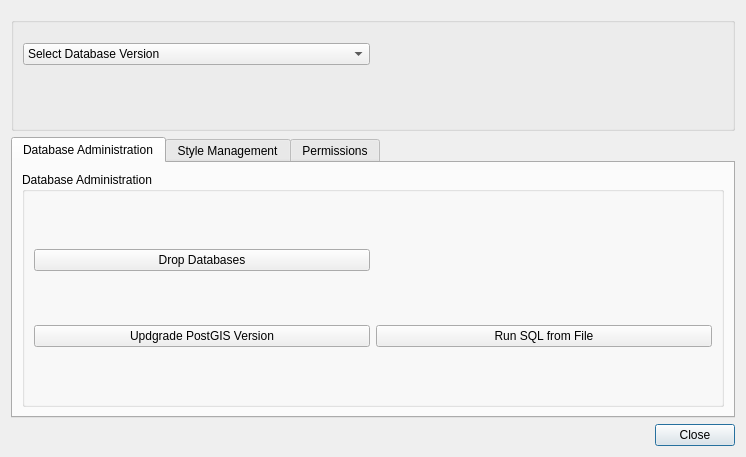
<?xml version="1.0" encoding="UTF-8"?>
<ui version="4.0">
 <class>BatchDbManager</class>
 <widget class="QDialog" name="BatchDbManager">
  <property name="geometry">
   <rect>
    <x>0</x>
    <y>0</y>
    <width>746</width>
    <height>457</height>
   </rect>
  </property>
  <property name="sizePolicy">
   <sizepolicy hsizetype="Preferred" vsizetype="MinimumExpanding">
    <horstretch>0</horstretch>
    <verstretch>0</verstretch>
   </sizepolicy>
  </property>
  <property name="windowTitle">
   <string>Manage Databases from a Server</string>
  </property>
  <layout class="QGridLayout" name="gridLayout_8">
   <item row="3" column="0">
    <layout class="QGridLayout" name="gridLayout">
     <item row="0" column="1">
      <widget class="QPushButton" name="closePushButton">
       <property name="text">
        <string>Close</string>
       </property>
      </widget>
     </item>
     <item row="0" column="0">
      <spacer name="horizontalSpacer">
       <property name="orientation">
        <enum>Qt::Horizontal</enum>
       </property>
       <property name="sizeHint" stdset="0">
        <size>
         <width>556</width>
         <height>20</height>
        </size>
       </property>
      </spacer>
     </item>
    </layout>
   </item>
   <item row="1" column="0">
    <widget class="QgsCollapsibleGroupBox" name="mGroupBox">
     <property name="sizePolicy">
      <sizepolicy hsizetype="MinimumExpanding" vsizetype="Maximum">
       <horstretch>0</horstretch>
       <verstretch>0</verstretch>
      </sizepolicy>
     </property>
     <property name="maximumSize">
      <size>
       <width>16777215</width>
       <height>400</height>
      </size>
     </property>
     <property name="toolTip">
      <string>Click to hide database selection</string>
     </property>
     <property name="saveCollapsedState" stdset="0">
      <bool>false</bool>
     </property>
     <layout class="QGridLayout" name="gridLayout_12">
      <property name="topMargin">
       <number>20</number>
      </property>
      <item row="0" column="0">
       <widget class="QComboBox" name="edgvComboFilter">
        <property name="sizePolicy">
         <sizepolicy hsizetype="MinimumExpanding" vsizetype="Fixed">
          <horstretch>0</horstretch>
          <verstretch>0</verstretch>
         </sizepolicy>
        </property>
        <item>
         <property name="text">
          <string>Select Database Version</string>
         </property>
        </item>
        <item>
         <property name="text">
          <string>Load Database Model EDGV Version 2.1.3</string>
         </property>
        </item>
        <item>
         <property name="text">
          <string>Load Database Model EDGV Version 2.1.3 Pro</string>
         </property>
        </item>
        <item>
         <property name="text">
          <string>Load Database Model EDGV Version 3.0</string>
         </property>
        </item>
        <item>
         <property name="text">
          <string>Load Database Model EDGV Version 3.0 Pro</string>
         </property>
        </item>
        <item>
         <property name="text">
          <string>Load Database Model EDGV Version FTer_2a_Ed</string>
         </property>
        </item>
        <item>
         <property name="text">
          <string>Load Other Database Models</string>
         </property>
        </item>
       </widget>
      </item>
      <item row="0" column="1">
       <spacer name="horizontalSpacer_2">
        <property name="orientation">
         <enum>Qt::Horizontal</enum>
        </property>
        <property name="sizeType">
         <enum>QSizePolicy::MinimumExpanding</enum>
        </property>
        <property name="sizeHint" stdset="0">
         <size>
          <width>200</width>
          <height>20</height>
         </size>
        </property>
       </spacer>
      </item>
      <item row="1" column="0" colspan="2">
       <widget class="CustomSelector" name="dbsCustomSelector" native="true">
        <property name="sizePolicy">
         <sizepolicy hsizetype="MinimumExpanding" vsizetype="MinimumExpanding">
          <horstretch>0</horstretch>
          <verstretch>0</verstretch>
         </sizepolicy>
        </property>
       </widget>
      </item>
     </layout>
    </widget>
   </item>
   <item row="0" column="0">
    <widget class="ExploreServerWidget" name="serverWidget" native="true">
     <property name="sizePolicy">
      <sizepolicy hsizetype="Preferred" vsizetype="Fixed">
       <horstretch>0</horstretch>
       <verstretch>0</verstretch>
      </sizepolicy>
     </property>
    </widget>
   </item>
   <item row="2" column="0">
    <widget class="QTabWidget" name="tabWidget">
     <property name="sizePolicy">
      <sizepolicy hsizetype="Expanding" vsizetype="Preferred">
       <horstretch>0</horstretch>
       <verstretch>0</verstretch>
      </sizepolicy>
     </property>
     <property name="maximumSize">
      <size>
       <width>500000</width>
       <height>500000</height>
      </size>
     </property>
     <property name="currentIndex">
      <number>0</number>
     </property>
     <widget class="QWidget" name="dbAdmin">
      <attribute name="title">
       <string>Database Administration</string>
      </attribute>
      <layout class="QGridLayout" name="gridLayout_3">
       <item row="0" column="0">
        <widget class="QGroupBox" name="groupBox_3">
         <property name="sizePolicy">
          <sizepolicy hsizetype="Preferred" vsizetype="Preferred">
           <horstretch>0</horstretch>
           <verstretch>0</verstretch>
          </sizepolicy>
         </property>
         <property name="maximumSize">
          <size>
           <width>16777215</width>
           <height>16777215</height>
          </size>
         </property>
         <property name="title">
          <string>Database Administration</string>
         </property>
         <layout class="QGridLayout" name="gridLayout_7">
          <item row="0" column="0">
           <widget class="QPushButton" name="dropDatabasePushButton">
            <property name="text">
             <string>Drop Databases</string>
            </property>
           </widget>
          </item>
          <item row="1" column="0">
           <widget class="QPushButton" name="upgradePostgisPushButton">
            <property name="text">
             <string>Updgrade PostGIS Version</string>
            </property>
           </widget>
          </item>
          <item row="1" column="1">
           <widget class="QPushButton" name="customizeFromSQLFilePushButton">
            <property name="text">
             <string>Run SQL from File</string>
            </property>
           </widget>
          </item>
         </layout>
        </widget>
       </item>
      </layout>
     </widget>
     <widget class="QWidget" name="styleManagement">
      <attribute name="title">
       <string>Style Management</string>
      </attribute>
      <layout class="QGridLayout" name="gridLayout_11">
       <item row="0" column="0">
        <widget class="QGroupBox" name="groupBox_6">
         <property name="sizePolicy">
          <sizepolicy hsizetype="Preferred" vsizetype="Preferred">
           <horstretch>0</horstretch>
           <verstretch>0</verstretch>
          </sizepolicy>
         </property>
         <property name="maximumSize">
          <size>
           <width>5000</width>
           <height>5000</height>
          </size>
         </property>
         <property name="title">
          <string>Manage Styles</string>
         </property>
         <layout class="QGridLayout" name="gridLayout_4">
          <item row="0" column="1">
           <layout class="QVBoxLayout" name="verticalLayout">
            <item>
             <widget class="QPushButton" name="importStylesPushButton">
              <property name="sizePolicy">
               <sizepolicy hsizetype="Minimum" vsizetype="Fixed">
                <horstretch>0</horstretch>
                <verstretch>0</verstretch>
               </sizepolicy>
              </property>
              <property name="text">
               <string>Import Styles</string>
              </property>
             </widget>
            </item>
            <item>
             <widget class="QPushButton" name="deleteStyles">
              <property name="sizePolicy">
               <sizepolicy hsizetype="Minimum" vsizetype="Fixed">
                <horstretch>0</horstretch>
                <verstretch>0</verstretch>
               </sizepolicy>
              </property>
              <property name="text">
               <string>Delete Styles</string>
              </property>
             </widget>
            </item>
           </layout>
          </item>
          <item row="0" column="0">
           <widget class="QTreeWidget" name="stylesTreeWidget">
            <property name="sizePolicy">
             <sizepolicy hsizetype="MinimumExpanding" vsizetype="MinimumExpanding">
              <horstretch>0</horstretch>
              <verstretch>0</verstretch>
             </sizepolicy>
            </property>
            <property name="maximumSize">
             <size>
              <width>800</width>
              <height>16777215</height>
             </size>
            </property>
            <attribute name="headerDefaultSectionSize">
             <number>100</number>
            </attribute>
            <column>
             <property name="text">
              <string>Style</string>
             </property>
            </column>
            <column>
             <property name="text">
              <string>Database</string>
             </property>
            </column>
            <column>
             <property name="text">
              <string>Class</string>
             </property>
            </column>
            <column>
             <property name="text">
              <string>Timestamp</string>
             </property>
            </column>
           </widget>
          </item>
         </layout>
        </widget>
       </item>
      </layout>
     </widget>
     <widget class="QWidget" name="permissions">
      <attribute name="title">
       <string>Permissions</string>
      </attribute>
      <layout class="QGridLayout" name="gridLayout_6">
       <item row="0" column="0">
        <widget class="QGroupBox" name="groupBox_2">
         <property name="sizePolicy">
          <sizepolicy hsizetype="Preferred" vsizetype="Preferred">
           <horstretch>0</horstretch>
           <verstretch>0</verstretch>
          </sizepolicy>
         </property>
         <property name="title">
          <string>Database Permissions</string>
         </property>
         <layout class="QGridLayout" name="gridLayout_2">
          <item row="0" column="0">
           <widget class="PermissionWidget" name="permissionWidget" native="true">
            <property name="sizePolicy">
             <sizepolicy hsizetype="Preferred" vsizetype="MinimumExpanding">
              <horstretch>0</horstretch>
              <verstretch>0</verstretch>
             </sizepolicy>
            </property>
           </widget>
          </item>
         </layout>
        </widget>
       </item>
      </layout>
     </widget>

    </widget>
   </item>
  </layout>
 </widget>
 <customwidgets>
  <customwidget>
   <class>QgsCollapsibleGroupBox</class>
   <extends>QGroupBox</extends>
   <header>qgis.gui</header>
   <container>1</container>
  </customwidget>
  <customwidget>
   <class>ExploreServerWidget</class>
   <extends>QWidget</extends>
   <header>DsgTools.gui.CustomWidgets.ConnectionWidgets.ServerConnectionWidgets.exploreServerWidget.h</header>
   <container>1</container>
  </customwidget>
  <customwidget>
   <class>CustomSelector</class>
   <extends>QWidget</extends>
   <header>DsgTools.gui.CustomWidgets.SelectionWidgets.customSelector.h</header>
   <container>1</container>
  </customwidget>
  <customwidget>
   <class>PermissionWidget</class>
   <extends>QWidget</extends>
   <header>DsgTools.gui.CustomWidgets.DatabasePropertiesWidgets.BasicPropertyWidgets.permissionWidget.h</header>
   <container>1</container>
  </customwidget>
 </customwidgets>
 <resources/>
 <connections/>
</ui>
